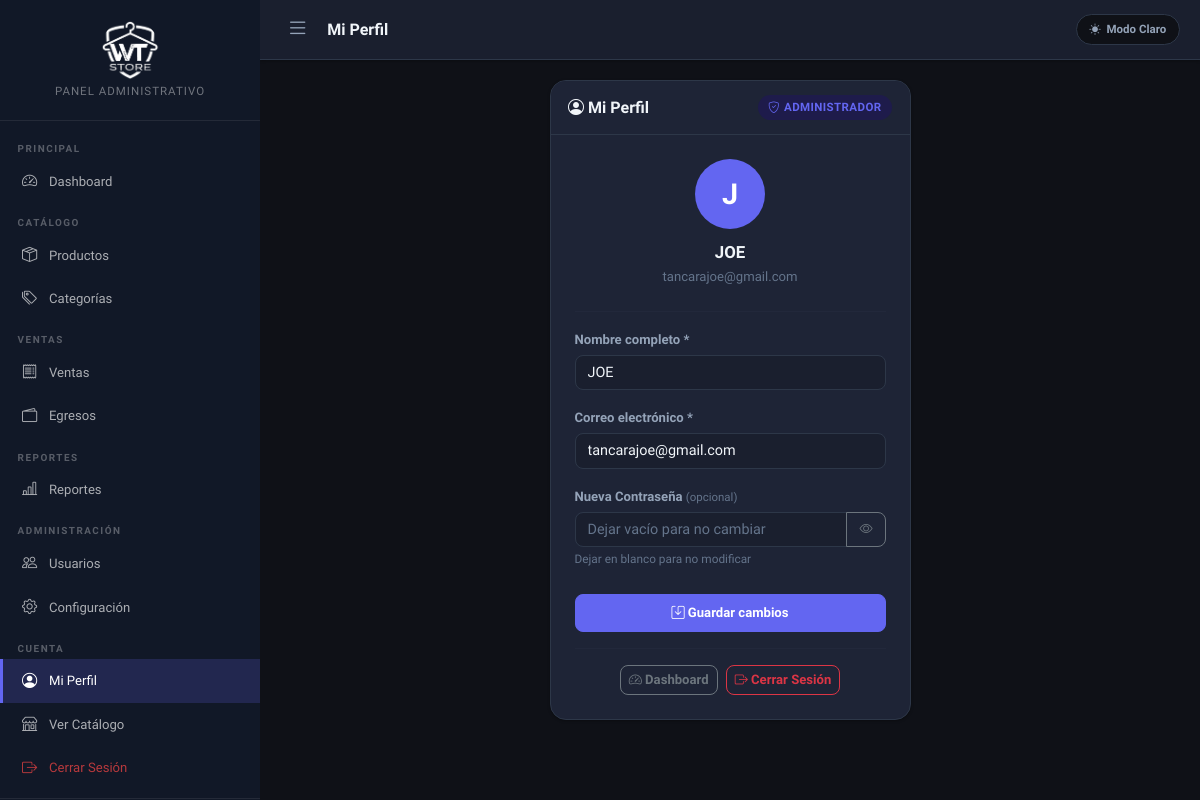
The page /admin/perfil.php (signed in) on the database its author committed.
### tables this page shows
CREATE TABLE IF NOT EXISTS usuarios (
    id INT AUTO_INCREMENT PRIMARY KEY,
    nombre VARCHAR(100) NOT NULL,
    email VARCHAR(150) NOT NULL UNIQUE,
    password VARCHAR(255) NOT NULL,
    rol ENUM('admin', 'vendedor') NOT NULL DEFAULT 'vendedor',
    estado TINYINT(1) NOT NULL DEFAULT 1,
    fecha_creacion TIMESTAMP DEFAULT CURRENT_TIMESTAMP
);

### config/database.php (called while the page is built, shortened)
<?php
class Database {
    private static $instance = null;
    private $connection;
    private function __construct() {
        $this->connection = new mysqli(DB_HOST, DB_USER, DB_PASS, DB_NAME);
        $this->connection->set_charset('utf8mb4');
    }
    public static function getInstance() {
        if (self::$instance === null) {
            self::$instance = new self();
        }
        return self::$instance;
    }
    public function prepare($sql) {
        return $this->connection->prepare($sql);
    }
}

### config/auth.php (called while the page is built, shortened)
<?php
function currentUser() {
    return $_SESSION['user'] ?? null;
}

### controllers/UsuarioController.php (called while the page is built, shortened)
<?php
require_once __DIR__ . '/../models/Usuario.php';
require_once __DIR__ . '/../config/auth.php';
class UsuarioController {
    private $model;
    public function __construct() {
        $this->model = new Usuario();
    }
    public function findById($id) {
        return $this->model->findById($id);
    }
}

### models/Usuario.php (called while the page is built, shortened)
<?php
require_once __DIR__ . '/../config/database.php';
class Usuario {
    private $db;
    public function __construct() {
        $this->db = Database::getInstance();
    }
    public function findById($id) {
        $stmt = $this->db->prepare("SELECT * FROM usuarios WHERE id = ? LIMIT 1");
        $stmt->bind_param("i", $id);
        $stmt->execute();
        return $stmt->get_result()->fetch_assoc();
    }
}

### admin/perfil.php (the view, shortened to what this page needs)
<?php
require_once __DIR__ . '/../config/database.php';
require_once __DIR__ . '/../config/auth.php';
require_once __DIR__ . '/../controllers/UsuarioController.php';
$ctrl = new UsuarioController();
$me   = $ctrl->findById(currentUser()['id']);
include __DIR__ . '/../views/partials/header_admin.php';
?>
<div class="row justify-content-center">
  <div class="col-12 col-sm-10 col-md-7 col-lg-5">
    <div class="table-card">
      <div class="table-card-header">
        <span class="table-card-title">
          <i class="bi bi-person-circle"></i> Mi Perfil
        </span>
        <span class="badge-status <?= $me['rol'] === 'admin' ? 'badge-admin' : 'badge-vendor' ?>">
          <i class="bi bi-<?= $me['rol'] === 'admin' ? 'shield-check' : 'person' ?>"></i>
          <?= $me['rol'] === 'admin' ? 'Administrador' : 'Vendedor' ?>
        </span>
      </div>
      <div class="p-3 p-md-4">
        <div class="text-center mb-4">
          <div style="width:70px;height:70px;border-radius:50%;background:var(--accent);display:inline-flex;align-items:center;justify-content:center;font-size:1.8rem;font-weight:800;color:#fff;margin-bottom:.65rem;">
            <?= strtoupper(mb_substr($me['nombre'], 0, 1)) ?>
          </div>
          <div class="fw-bold" style="font-size:1.05rem;"><?= htmlspecialchars($me['nombre']) ?></div>
          <div style="font-size:.82rem;color:var(--text-muted);"><?= htmlspecialchars($me['email']) ?></div>
        </div>
        <hr class="divider">
        <form method="POST" id="formPerfil">
          <div class="mb-3">
            <label class="form-label">Nombre completo *</label>
            <input type="text" name="nombre" id="pNombre" class="form-control"
                   required maxlength="100"
                   value="<?= htmlspecialchars($me['nombre']) ?>">
          </div>
          <div class="mb-3">
            <label class="form-label">Correo electrónico *</label>
            <input type="email" name="email" id="pEmail" class="form-control"
                   required value="<?= htmlspecialchars($me['email']) ?>">
          </div>
          <div class="mb-4">
            <label class="form-label">
              Nueva Contraseña
              <small class="fw-normal" style="color:var(--text-muted);">(opcional)</small>
            </label>
            <div class="input-group">
              <input type="password" name="password" id="pPass" class="form-control"
                     placeholder="Dejar vacío para no cambiar" minlength="6">
              <button type="button" class="btn btn-outline-secondary" onclick="togglePassPerfil()">
                <i class="bi bi-eye" id="eyeIconPerfil"></i>
              </button>
            </div>
            <small style="color:var(--text-muted);font-size:.74rem;">
              Dejar en blanco para no modificar
            </small>
          </div>
          <button type="submit" class="btn btn-primary w-100 py-2 fw-bold" id="btnGuardarPerfil">
            <i class="bi bi-save"></i> Guardar cambios
          </button>
        </form>
        <hr class="divider">
        <div class="d-flex gap-2 justify-content-center">
          <a href="<?= BASE_URL ?>/admin/dashboard.php" class="btn btn-outline-secondary btn-sm">
            <i class="bi bi-speedometer2"></i> Dashboard
          </a>
          <a href="<?= BASE_URL ?>/logout.php" class="btn btn-outline-danger btn-sm">
            <i class="bi bi-box-arrow-right"></i> Cerrar Sesión
          </a>
        </div>
      </div>
    </div>
  </div>
</div>
<?php include __DIR__ . '/../views/partials/footer_admin.php'; ?>

### assets/css/style.css (style rules this page uses)
:root { --font-main: 'Plus Jakarta Sans', 'Segoe UI', system-ui, -apple-system, sans-serif; --font-mono: 'DM Mono', 'Courier New', monospace; --bg-primary: #f8f9fc; --bg-secondary: #ffffff; --bg-card: #ffffff; --bg-sidebar: #1a1f2e; --text-primary: #1a1f2e; --text-secondary:#6b7280; --text-muted: #9ca3af; --border-color: #e5e7eb; --accent: #4f46e5; --accent-hover: #4338ca; --accent-light: #eef2ff; --success: #10b981; --success-light: #d1fae5; --danger: #ef4444; --danger-light: #fee2e2; --warning: #f59e0b; --warning-light: #fef3c7; --info: #3b82f6; --info-light: #dbeafe; --shadow-sm: 0 1px 3px rgba(0,0,0,0.08); --shadow-md: 0 4px 16px rgba(0,0,0,0.10); --shadow-lg: 0 8px 32px rgba(0,0,0,0.12); --radius: 12px; --radius-sm: 8px; --radius-lg: 16px; --sidebar-width: 260px; --topbar-height: 60px; --fs-xs: 0.72rem; --fs-sm: 0.82rem; --fs-base: 0.9rem; --fs-md: 1rem; --fs-lg: 1.15rem; }
[data-theme="dark"] { --bg-primary: #0f1117; --bg-secondary: #1a1f2e; --bg-card: #1e2436; --bg-sidebar: #111827; --text-primary: #f1f5f9; --text-secondary:#94a3b8; --text-muted: #64748b; --border-color: #2d3748; --accent: #6366f1; --accent-hover: #818cf8; --accent-light: #1e1b4b; --success-light: #064e3b; --danger-light: #7f1d1d; --warning-light: #78350f; --info-light: #1e3a5f; --shadow-sm: 0 1px 3px rgba(0,0,0,0.3); --shadow-md: 0 4px 16px rgba(0,0,0,0.4); --shadow-lg: 0 8px 32px rgba(0,0,0,0.5); }
*, *::before, *::after { box-sizing: border-box; }
html { scroll-behavior: smooth; -webkit-text-size-adjust: 100%; }
body { font-family: var(--font-main); font-size: var(--fs-base); background-color: var(--bg-primary); color: var(--text-primary); transition: background-color 0.3s ease, color 0.3s ease; line-height: 1.6; margin: 0; overflow-x: hidden; }
a { color: var(--accent); text-decoration: none; }
.table-card { background: var(--bg-card); border: 1px solid var(--border-color); border-radius: var(--radius-lg); overflow: hidden; box-shadow: var(--shadow-sm); width: 100%; }
.table-card-header { padding: .85rem 1.1rem; border-bottom: 1px solid var(--border-color); display: flex; align-items: center; justify-content: space-between; flex-wrap: wrap; gap: .6rem; background: var(--bg-card); }
.table-card-title { font-weight: 700; font-size: var(--fs-md); color: var(--text-primary); }
.btn { font-family: var(--font-main); font-weight: 600; border-radius: var(--radius-sm); font-size: var(--fs-sm); white-space: nowrap; }
.btn-primary { background-color: var(--accent) !important; border-color: var(--accent) !important; color: #fff !important; }
.form-control, .form-select { background-color: var(--bg-secondary) !important; border-color: var(--border-color) !important; color: var(--text-primary) !important; border-radius: var(--radius-sm); font-family: var(--font-main); font-size: var(--fs-base); transition: all .2s; }
.form-control::placeholder { color: var(--text-muted) !important; opacity: 1; }
.form-label { font-weight: 600; font-size: var(--fs-sm); color: var(--text-secondary); margin-bottom: .3rem; }
.badge-status { display: inline-flex; align-items: center; gap: 4px; padding: .22rem .65rem; border-radius: 50px; font-size: var(--fs-xs); font-weight: 700; text-transform: uppercase; letter-spacing: .4px; white-space: nowrap; }
.badge-admin { background: var(--accent-light); color: var(--accent); }
.divider { border: none; border-top: 1px solid var(--border-color); margin: 1rem 0; }

### rows shown on the page
usuarios: nombre "J", nombre "JOE", email "tancarajoe@gmail.com"

### other values the page prints
$pageTitle "Mi Perfil"
